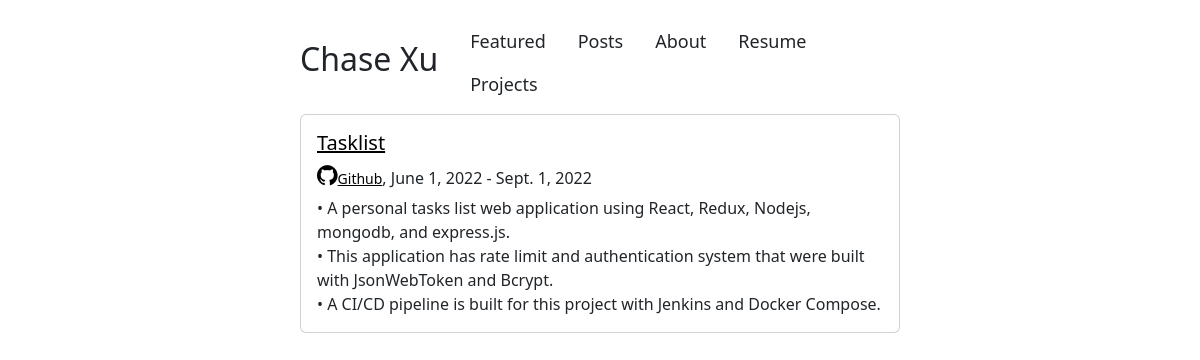
The app's page /projects/, older data.
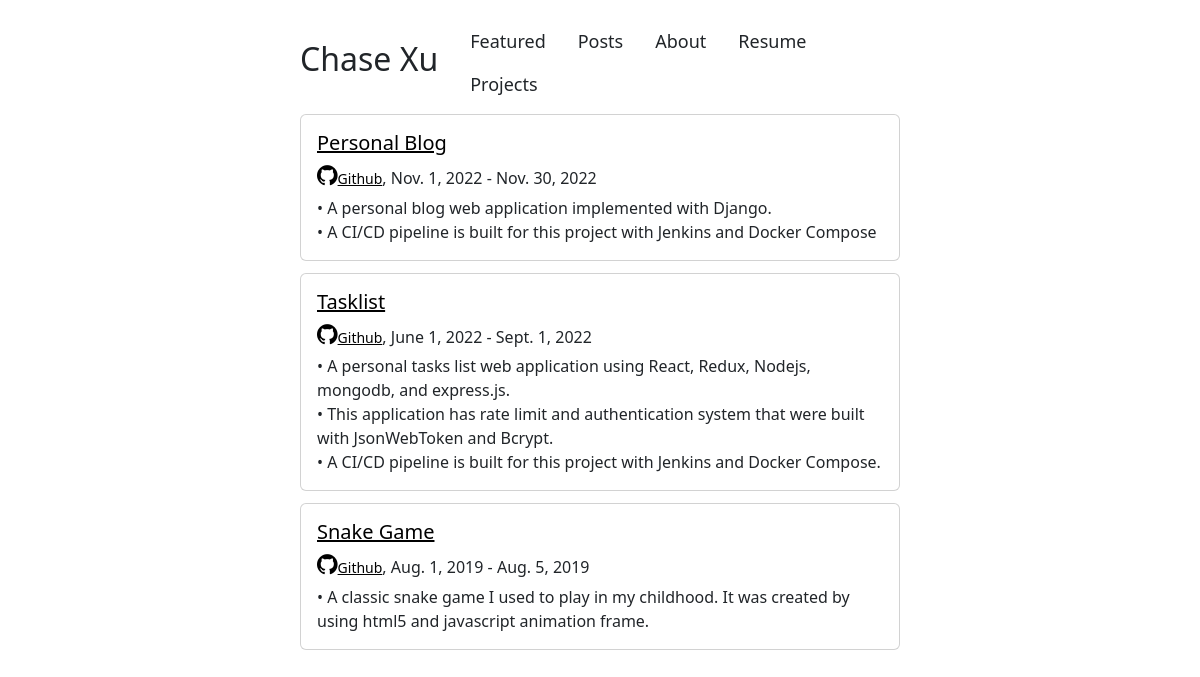
The same page, newer data.
### projects/models.py (models this page shows, shortened)
class Project(models.Model):
    name = models.CharField(max_length=100)
    description = models.TextField(null=True)
    start_date = models.DateField(null=True)
    end_date = models.DateField(null=True)
    github = models.CharField(max_length=225)
    url = models.CharField(max_length=225)

### projects/views.py (the view)
# urls.py: path('projects/', project, name='projects'),
def project(request):
    projects = Project.objects.all().order_by('-start_date').values()
    for obj in projects:
        obj['description'] = obj['description'].split('\n')
    context = {
        'projects': projects
    }
    return render(request, 'projects.html', context)

### templates/projects.html (shortened to what this page needs)
{%extends 'base.html' %}
{% block projects%}
<div id='projects'>
    {%if projects%}
        {%for obj in projects%}
            <div class="card">
                <div class="card-body">
                    <h5 class='card-title'><a class='project-title' href={{obj.url}} target='_blank' >{{obj.name}}</a></h5>
                    <p style="margin-bottom: 1%;">
                        <a style="color: black;" href={{obj.github}} target='_blank'><small><i class="fa fa-github" style="font-size:24px"></i>Github</small></a>, {{obj.start_date}} - {{obj.end_date}}
                    </p>
                    <div class="card-text">
                        {%for des in obj.description%}
                            <div>{{des}}</div>
                        {%endfor%}
                    </div>
                </div>
            </div>
        {%endfor%}
    {%endif%}
</div>
{% endblock projects%}

Row changes from the older to the newer data that the page shows:
added Project: name "Personal Blog", start_date "Nov. 1, 2022", end_date "Nov. 30, 2022", description "• A personal blog web application implemented with Django." "• A CI/CD pipeline is built for this project with Jenkins and Docker Compose"
added Project: name "Snake Game", start_date "Aug. 1, 2019", end_date "Aug. 5, 2019", description "• A classic snake game I used to play in my childhood. It was created by using html5 and javascript animation frame."
